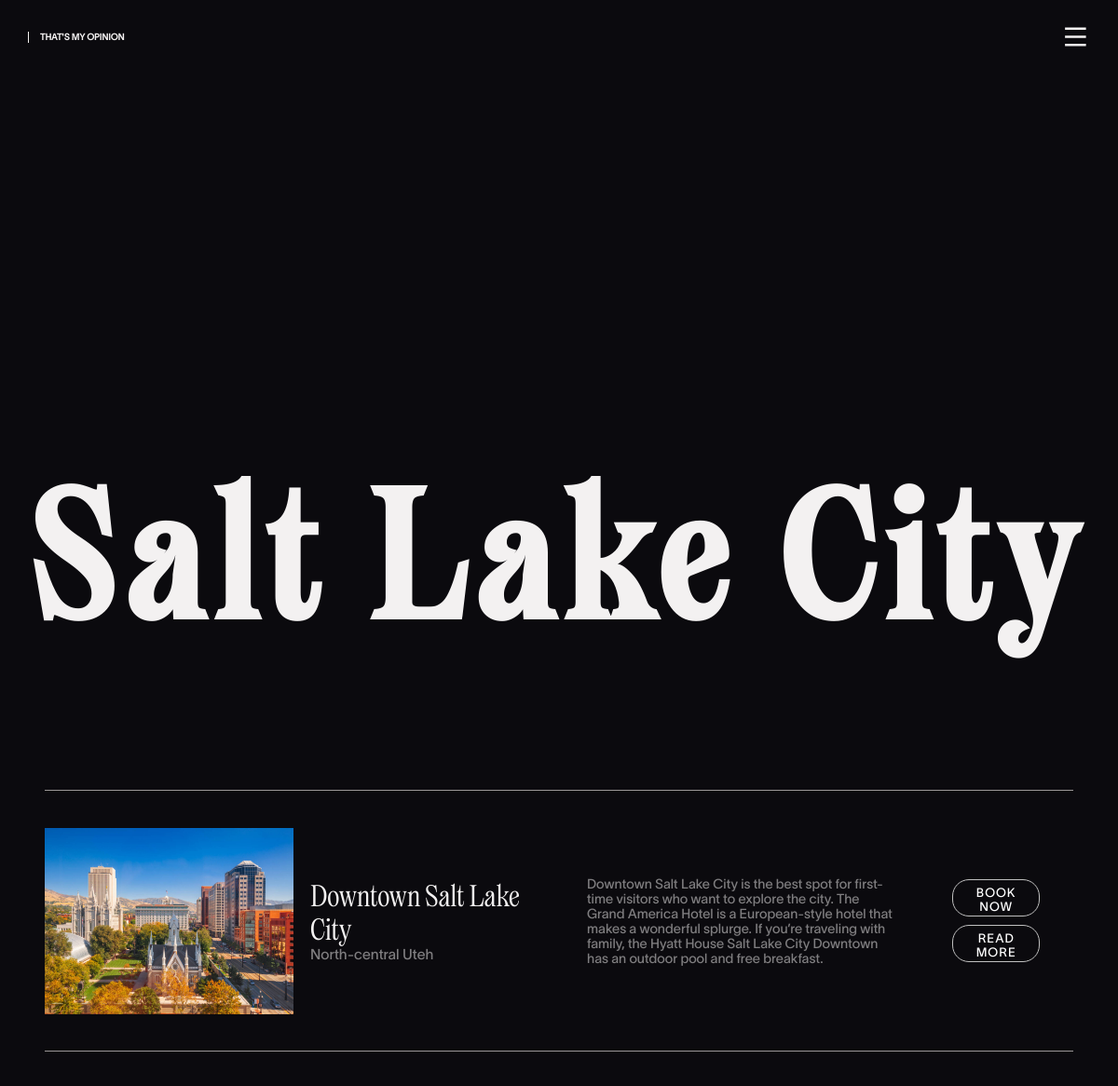
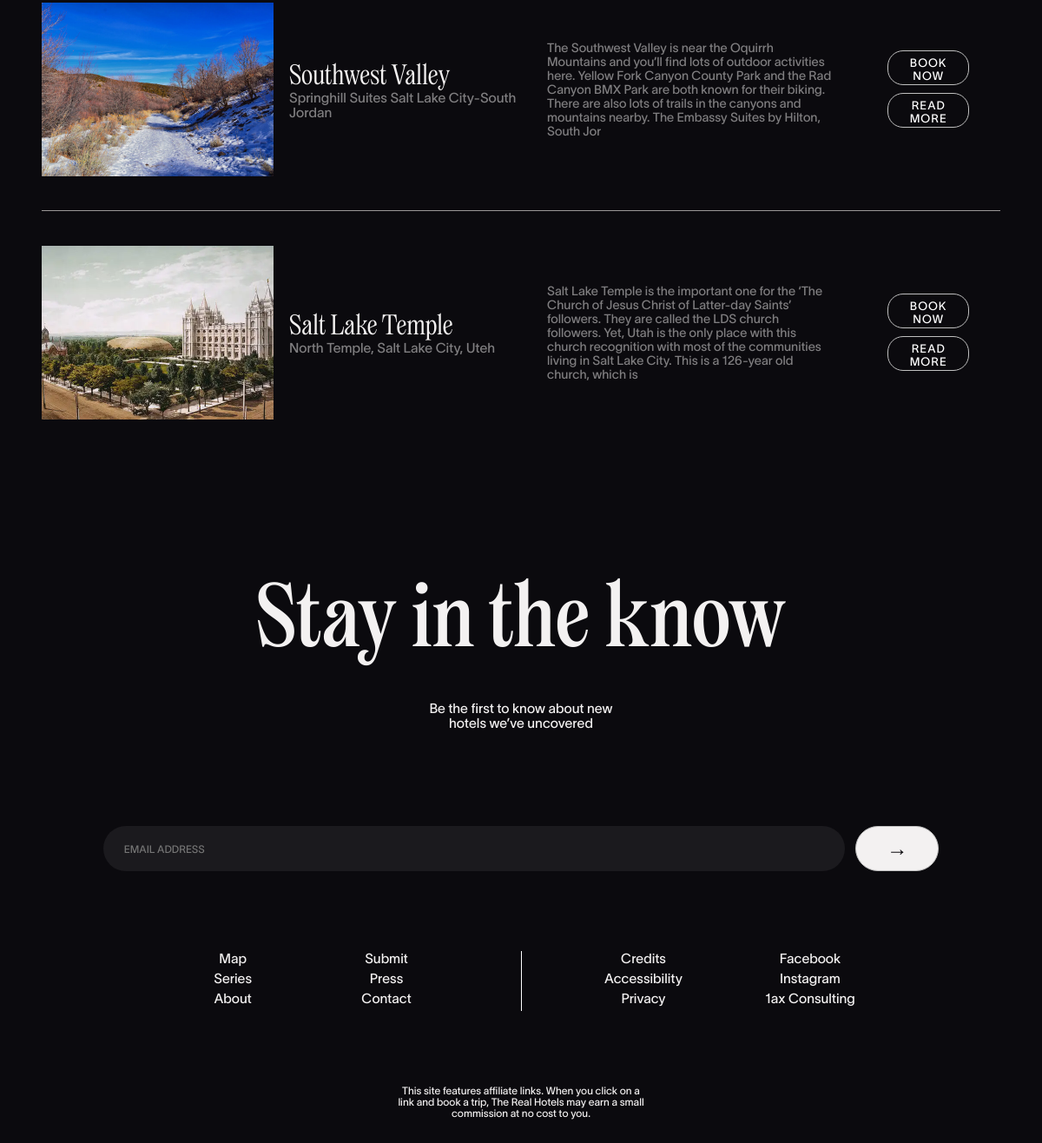
Screenshot of /html/Salt Lake City.php?cityId=600 with the database file from the repository (2 pictures, top to bottom).
### tables this page shows
CREATE TABLE `create_intern_package` (
  `CIPackage_Id` int(50) NOT NULL,
  `Package_Name` varchar(100) NOT NULL,
  `Package_Type` varchar(50) NOT NULL,
  `Package_Location` varchar(100) NOT NULL,
  `Price` varchar(50) NOT NULL,
  `Package_Feature` varchar(300) NOT NULL,
  `Phone` varchar(20) NOT NULL,
  `Package_Image` varchar(100) NOT NULL,
  `City` varchar(50) NOT NULL,
  `Package_Details` varchar(300) NOT NULL
);

### html/Salt Lake City.php (the view, shortened to what this page needs)
<?php
include("../config/connection.php");
$City_Id = $_GET['cityId'];
$sql = "select * from city where City_Id = $City_Id";
$result = $conn->query($sql);
$row = mysqli_fetch_assoc($result);
$City_Name = $row['City_Name'];
$queryfordata = mysqli_query($conn, "select * from create_intern_package where City ='$City_Name'");
?>
<!DOCTYPE html>
<html lang="en">
<head>
    <link rel="stylesheet"href="https://cdn.jsdelivr.net/npm/locomotive-scroll@3.5.4/dist/locomotive-scroll.css" />
    <link rel="stylesheet" href="../css/new-york.css" />
    <link href="https://cdn.jsdelivr.net/npm/remixicon@4.3.0/fonts/remixicon.css" rel="stylesheet"/>
</head>
<body>
    <div class="main">
    <div class="page1">
            <div class="nav">
                    <div class="nav-part1">
                        <h5>That's my opinion</h5>
                    </div>
                    <i class="ri-menu-line open"></i>
                </div>
                 <div class="header">
                    <h1 style="font-size: 15vw;">Salt Lake City</h1>
                 </div>
            </div>
        <div class="page2">
        <?php
                 if (mysqli_num_rows($queryfordata) > 0) {
                    while ($rowdata = mysqli_fetch_assoc($queryfordata)) {
           ?>
            <div class="booking">
                <div class="booking1">
                    <div class="book-part1">
                        <img src="<?php echo $rowdata['Package_Image']; ?>" alt="">
                    </div>
                    <div class="book-part2">
                        <h2><?php echo $rowdata['Package_Name'] ?></h2>
                        <h4><?php echo $rowdata['Package_Location'] ?></h4>
                    </div>
                </div>
                <div class="booking2">
                    <div class="book-part3">
                        <h5><?php echo $rowdata['Package_Feature'] ?></h5>
                    </div>
                    <div class="book-part4"  >
                        <button><a href="../International_book/book_form.php ?Id=<?php echo $rowdata['CIPackage_Id'] ?>">Book now</a></button>
                        <button><a href="./read_more.php ?Intern_Id=<?php echo $rowdata['CIPackage_Id'] ?>">read more</a></button>
                    </div>
                </div>
            </div>
            <?php
                    }
                 }
            ?>
        </div>
        <div class="lastPage1">
            <h1>Stay in the know</h1>
            <h3>Be the first to know about new <br> hotels we’ve uncovered</h3>
            <form action="">
                <input type="email" name="" id="" placeholder="EMAIL ADDRESS">
                <button>&rarr;</button>
            </form>
            <div class="lastPage2">
                <div class="last-part1">
                    <div class="last-part11">
                        <h3>map</h3>
                        <h3>Series </h3>
                        <h3>About</h3>
                    </div>
                    <div class="last-part11">
                        <h3>submit</h3>
                        <h3>press</h3>
                        <h3>contact</h3>
                    </div>
                </div>
                <div class="last-part2">
                    <div class="last-part11">
                        <h3>credits</h3>
                        <h3>accessibility </h3>
                        <h3>privacy</h3>
                    </div>
                    <div class="last-part11">
                        <h3>facebook</h3>
                        <h3>instagram</h3>
                        <h3>1ax consulting</h3>
                    </div>
                </div>
            </div>
            <h5>This site features affiliate links. When you click on a  <br> link and book a trip, The Real Hotels may earn a small  <br> commission at no cost to you.</h5>
        </div>
    </div>
</body>
</html>

### css/new-york.css (style rules this page uses)
* { padding: 0%; margin: 0%; box-sizing: border-box; color: #f3f1f1; }
html, body { height: 100%; width: 100%; }
.main { width: 100%; overflow-x: hidden; background-color: #0b0a0e; }
.page1 { width: 100%; height: 100vh; position: relative; }
.nav { width: 100%; height: 10vh; color: #f3f1f1; align-items: center; justify-content: space-between; display: flex; padding: 2.5vw; font-family: twl; }
.nav-part1 h5 { padding-left: 1vw; border-left: 1px solid #f3f1f1; text-transform: uppercase; line-height: 1.3; font-size: 0.8vw; }
.nav i { font-size: 2.5vw; font-weight: 400; }
.header { position: absolute; bottom: 10%; width: 100%; height: 30vh; display: flex; align-items: center; object-fit: cover; justify-content: center; }
.header h1 { text-align: center; color: #f3f1f1; font-size: 25vw; letter-spacing: 1vw; text-transform: capitalize; font-family: regular; }
.page2 { min-height: 100vh; width: 100%; background-color: #0b0a0e; padding: 4vw; }
.booking { width: 100%; height: 35vh; color: white; border-top: 1px solid rgb(155, 151, 151); align-items: center; justify-content: space-around; display: flex; }
.booking1 { width: 50%; display: flex; align-items: center; gap: 1.5vw; height: 100%; justify-content: center; }
.booking2 { width: 50%; height: 100%; align-items: center; justify-content: space-between; display: flex; }
.book-part1 { width: 50%; height: 25vh; }
.book-part1 img { width: 100%; height: 100%; object-fit: cover; background-position: center; background-size: cover; }
.book-part2 { width: 50%; height: 25vh; justify-content: center; display: flex; flex-direction: column; }
.book-part2 h2 { font-family: regular2; font-weight: 400; font-size: 2.5vw; }
.book-part2 h4 { font-family: twl; font-size: 1.3vw; font-weight: 400; opacity: 0.5; }
.book-part3 { width: 60%; margin-left: 2.5vw; align-items: center; justify-content: center; display: flex; height: 25vh; }
.book-part3 h5 { font-family: twl; font-size: 1.2vw; font-weight: 200; opacity: 0.5; }
.book-part4 { display: flex; width: 30%; padding: 2vw; justify-content: center; flex-direction: column; align-items: center; gap: 0.8vw; }
.book-part4 button { width: 80%; letter-spacing: 1px; height: 5vh; background-color: transparent; text-align: center; text-transform: uppercase; padding: 0.5vw; cursor: pointer; border: 1px solid silver; font-weight: 500; font-family: twl; color: white; transition: all ease 0.4s; position: relative; border-radius: 1.5vw; overflow: hidden; }
.book-part4 button::after { content: ""; position: absolute; height: 100%; width: 100%; background-color: white; left: 0; bottom: -100%; border-radius: 50%; transition: all ease 0.4s; }
.book-part4 button a { color: white; text-decoration: none; position: relative; z-index: 9; }
.lastPage1 { width: 100%; min-height: 100vh; font-family: twl; font-weight: 400; align-items: center; justify-content: center; display: flex; color: #f3f1f1; flex-direction: column; }
.lastPage1 h1 { font-family: regular; font-weight: 400; font-size: 8vw; margin-bottom: 5vh; }
.lastPage1 h3 { text-align: center; font-weight: 400; font-size: 1.3vw; margin-bottom: 13vh; }
.lastPage1 form { width: 90%; height: 8vh; padding: 0.5vw; align-items: center; justify-content: center; display: flex; }
.lastPage1 input { width: 80%; height: 100%; font-size: 1vw; outline: none; font-family: twl; padding: 0 2vw; border-radius: 8vh; color: #f3f1f1; background-color: #1b1a1e; border: none; }
.lastPage1 button { font-size: 2vw; width: 8vw; height: 100%; margin-left: 1vw; background-color: #f3f1f1; border: 1px solid silver; color: #0b0a0e; border-radius: 5vw; }
.lastPage2 { width: 80%; min-height: 30vh; display: flex; align-items: center; justify-content: space-between; }
.last-part1 { width: 50%; height: 50%; display: flex; align-items: center; justify-content: space-evenly; }
.last-part11 h3 { margin-bottom: 0.5vw; text-transform: capitalize; text-align: center; }
.last-part2 { border-left: 1px solid white; width: 50%; height: 50%; display: flex; align-items: center; justify-content: space-evenly; }
.lastPage1 h5 { font-weight: 400; font-size: 1vw; text-align: center; }

### rows the page displays
create_intern_package: Package_Image (picture), Package_Name "Downtown Salt Lake City", Package_Location "North-central Uteh", Package_Feature "Downtown Salt Lake City is the best spot for first-time visitors who want to explore the city. The Grand America Hotel is a European-style hotel that makes a wonderful splurge. If you’re traveling with family, the Hyatt House Salt Lake City Downtown has an outdoor pool and free breakfast."
create_intern_package: Package_Image (picture), Package_Name "Southwest Valley", Package_Location "Springhill Suites Salt Lake City-South Jordan", Package_Feature "The Southwest Valley is near the Oquirrh Mountains and you’ll find lots of outdoor activities here. Yellow Fork Canyon County Park and the Rad Canyon BMX Park are both known for their biking. There are also lots of trails in the canyons and mountains nearby. The Embassy Suites by Hilton, South Jor"
create_intern_package: Package_Image (picture), Package_Name "Salt Lake Temple", Package_Location "North Temple, Salt Lake City, Uteh", Package_Feature "Salt Lake Temple is the important one for the ‘The Church of Jesus Christ of Latter-day Saints’ followers. They are called the LDS church followers. Yet, Utah is the only place with this church recognition with most of the communities living in Salt Lake City. This is a 126-year old church, which is"
